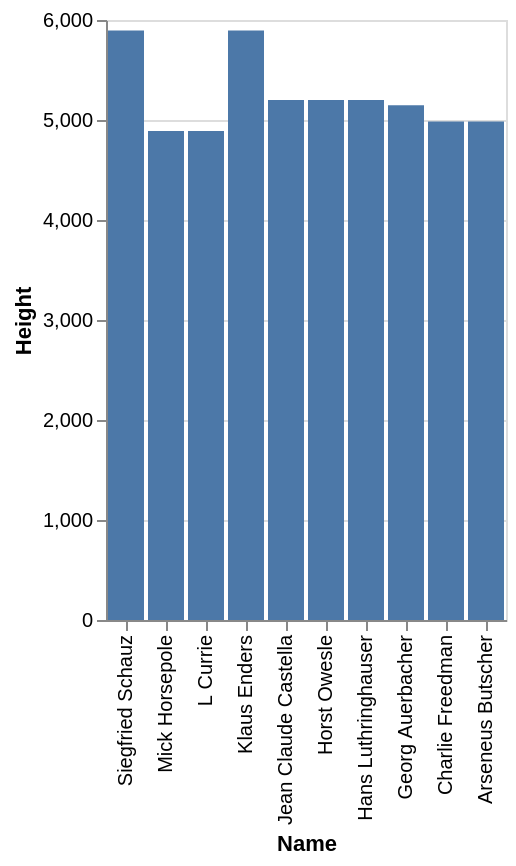

Write a Vega-Lite specification for this figure.
### Vega-Lite specification from a JSON file in a GitHub repository (floating-point values rounded to 4 significant figures)
{"data": {"values": [{"x_data": "Siegfried Schauz", "y_data": 5895}, {"x_data": "Mick Horsepole", "y_data": 4890}, {"x_data": "L Currie", "y_data": 4890}, {"x_data": "Klaus Enders", "y_data": 5895}, {"x_data": "Jean Claude Castella", "y_data": 5199}, {"x_data": "Horst Owesle", "y_data": 5199}, {"x_data": "Hans Luthringhauser", "y_data": 5199}, {"x_data": "Georg Auerbacher", "y_data": 5148}, {"x_data": "Charlie Freedman", "y_data": 4985}, {"x_data": "Arseneus Butscher", "y_data": 4985}]}, "mark": "bar", "encoding": {"x": {"field": "x_data", "type": "nominal", "title": "Name", "sort": "descending"}, "y": {"field": "y_data", "type": "quantitative", "title": "Height"}}}
